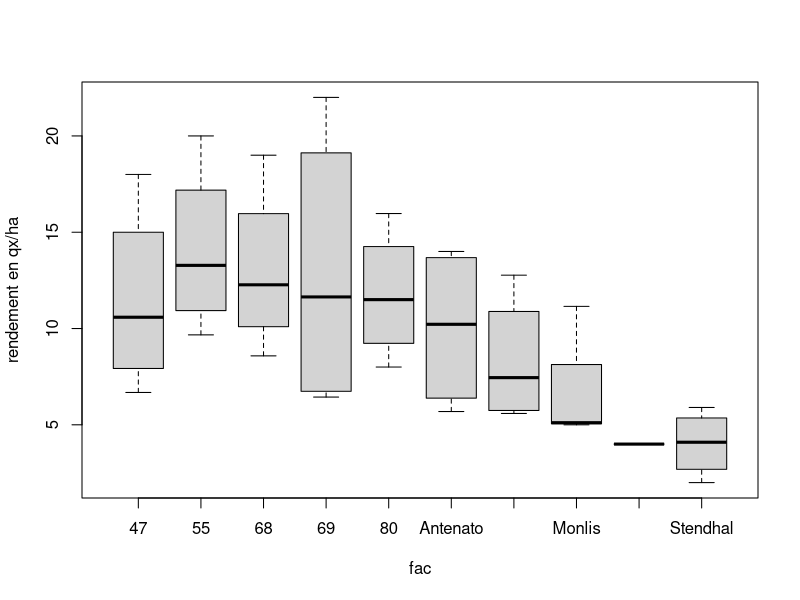
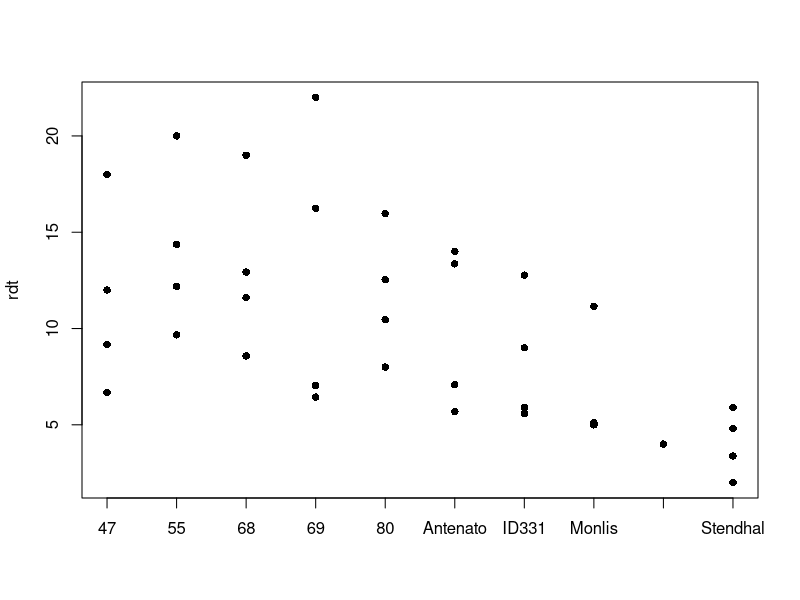
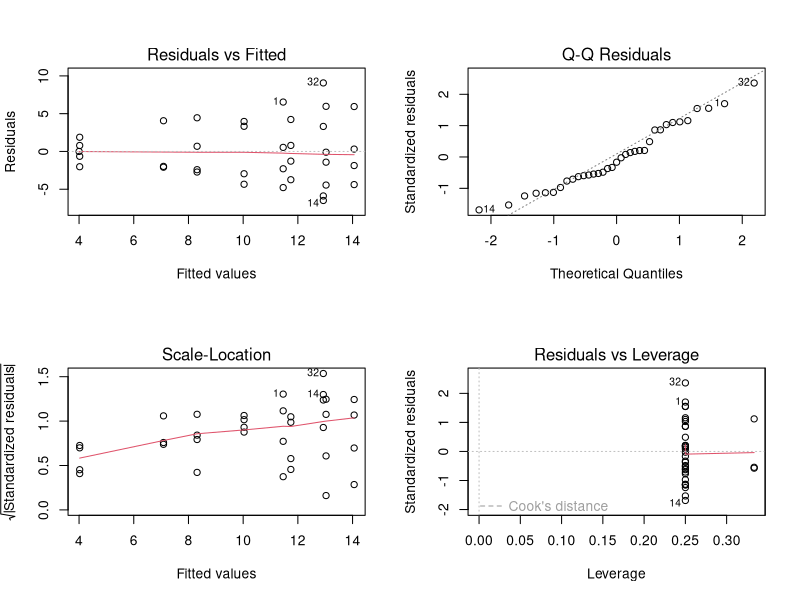

The R source for these figures, in order: (Note: this script raises an error after producing the figures.)
### Import
data <- read.table("activableR19.csv", header = TRUE, sep = ",")
dim(data)
names(data)
table(data$variete)


### Variables
rdt <- data$rendement
fac <- as.factor(data$variete)


### Description
tapply(rdt,fac,mean)
tapply(rdt,fac,var)


### Graphique
boxplot(rdt~fac, ylab="rendement en qx/ha")
stripchart(rdt~fac, pch=16, vertical = TRUE)


### Démontrer les 3 hypothèse 

#indépendance
lm1 <- lm(rdt~fac)
par(mfrow=c(2,2))
plot(lm1)

#Normalité
shapiro.test(lm1$residuals) 

#homoscédasticité
bartlett.test(rdt~fac) 


### Table d'ANOVA
anova(lm(rdt~fac))

### Comparaison multiple de moyennes
TuckeyHSD(aov(rdt~fac))
plot(TukeyHSD(aov(rdt~fac)))